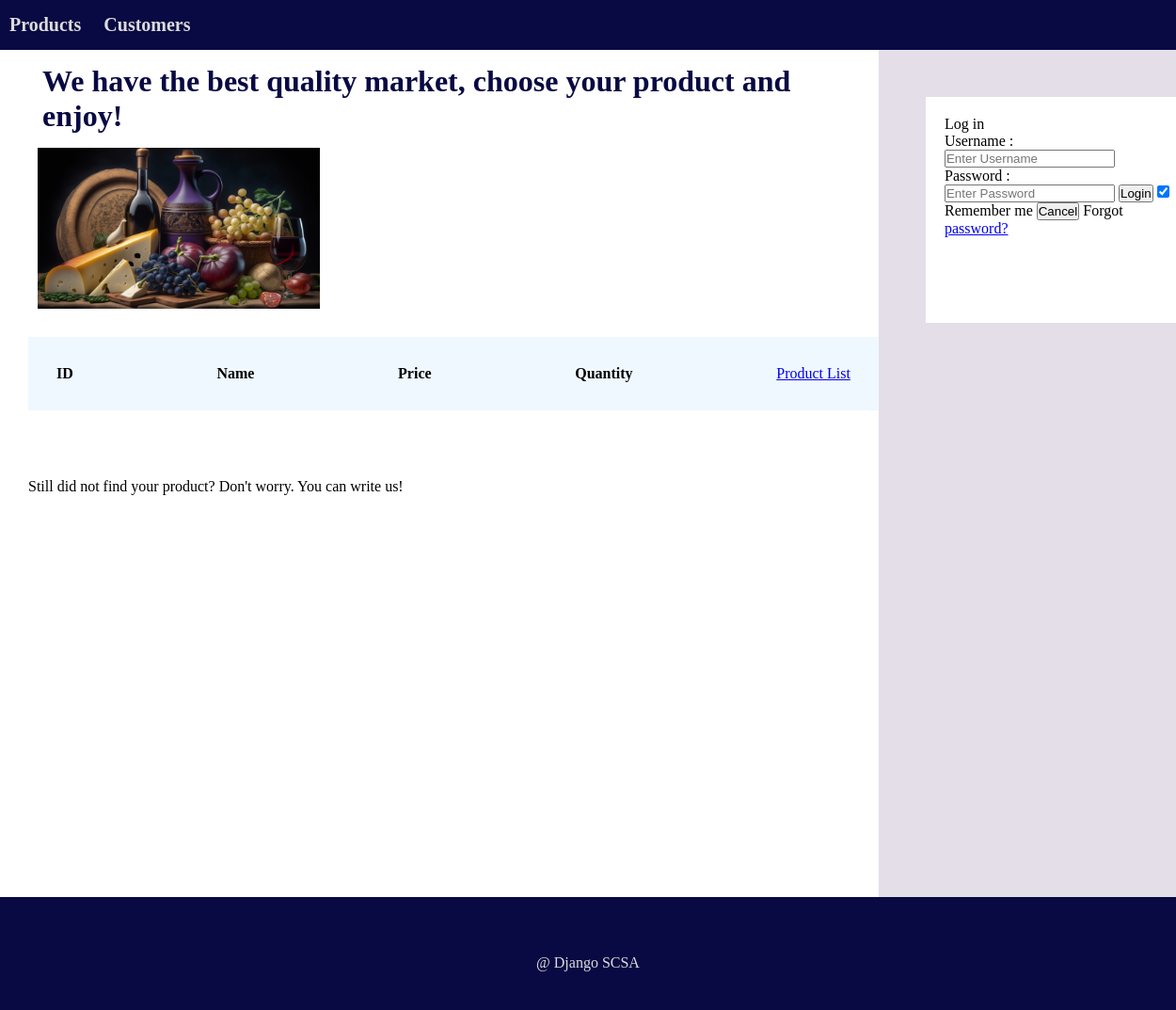
Page /home/product-list on the earlier database version.
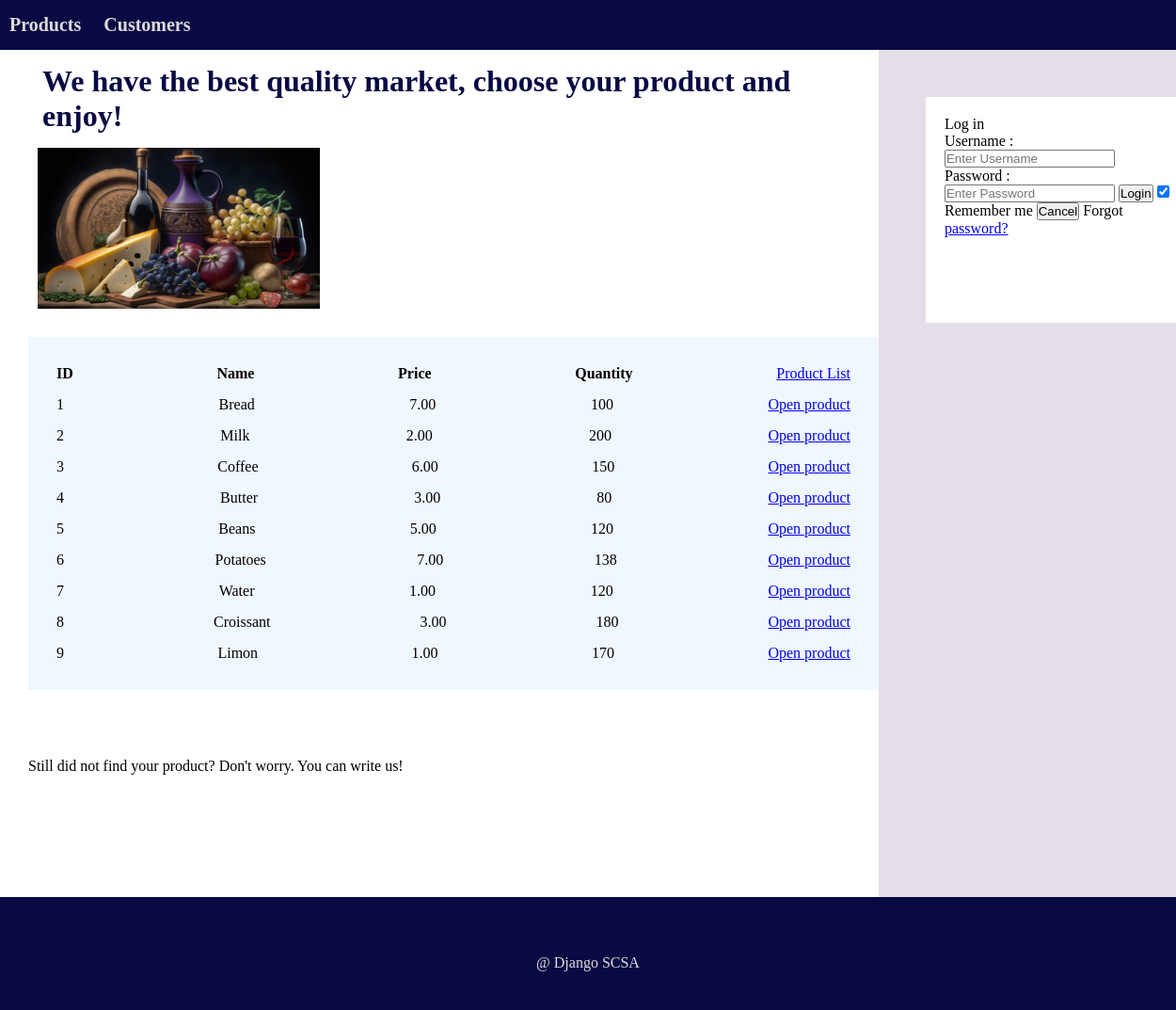
Same page on the later database version.
### products/models.py (models this page shows)
class Product(models.Model):
    name = models.CharField(max_length=30)
    price = models.DecimalField(max_digits=3, decimal_places=2)
    quantity = models.IntegerField()
    def __str__(self):
        return self.name

### products/views.py (the view)
# urls.py: path('product-list',productslistView, name="product-list"),
def productslistView(request):
    products = Product.objects.all()
    print(f"Product's items {products}")
    print(products.count())
    context = {
        'object_list': products,
    }
    template_name = "productslist.html"
    return render(request, template_name, context)

### templates/productslist.html (shortened to what this page needs)
{% extends 'base.html' %}
{% block content %}
{% load static %}
      <header>
        <h1>We have the best quality market, choose your product and enjoy! </h1>
        <img src="{% static 'images/food-g.png' %}" alt="Food" class="image-lists">
      <header>
      <div class="table">
        <div class="row">
          <div class="col"><h4>ID</h4></div>
          <div class="col"><h4>Name</h4></div>
          <div class="col"><h4>Price</h4></div>
          <div class="col"><h4>Quantity</h4></div>
          <div class="col">
              <a href="{% url 'product-list' %}">Product List</a>
          </div>
        </div>
        {% for product in object_list %}
        <div class="row">
          <div class="col"><p>{{product.id}}</p></div>
          <div class="col"><p>{{product.name}}</p></div>
          <div class="col"><p>{{product.price }}</p></div>
          <div class="col"><p>{{product.quantity}}</p></div>
          <div class="col">
            <a href="{% url 'product' product.id %}">Open product</a>
          </div>
        </div>
      {% endfor %}
    </div>
      <br>
      <br>
      <br>
      <br>
      <p>Still did not find your product? Don't worry. You can write us! </p>
      <br>
      <br>
  {% endblock %}

### templates/base.html (shortened to what this page needs)
{% load static %}
<!DOCTYPE html>
<html>
<head>
  <link rel="stylesheet" type="text/css" href="{% static 'css/styles.css' %}">
</head>
<body>
  <nav>
    <ul>
      <li class="navigator"><a href="{% url 'product-list' %}">Products</a></li>
      <li class="navigator"><a href="{% url 'customers' %}">Customers</a></li>
    </ul>
  </nav>
  <div class="container">
    <main>
      {% block content %}
      {% endblock %}
    </main>
    <div class="sider">
      <div class="form-login">
        Log in
        <form action="" method="post">
          <label>Username : </label>
            <input type="text" placeholder="Enter Username" name="username" required>
            <label>Password : </label>
            <input type="password" placeholder="Enter Password" name="password" required>
            <button type="submit">Login</button>
            <input type="checkbox" checked="checked"> Remember me
            <button type="button" class="cancelbtn"> Cancel</button>
            Forgot <a href="#"> password? </a>
        </form>
      </div>
    </div>
  </div>
  <footer>
    <div>@ Django SCSA</div>
  </footer>
</body>
</html>

### static/css/styles.css (style rules this page uses)
* { margin:0; padding:0 }
body { background-color: rgb(9, 9, 67); }
h2, h1 { color: rgb(9, 9, 67); margin: 15px; }
header { width: 100%; }
.container { display: flex; justify-content: space-between; background-color: white; min-height: 900px; width: 100%; padding-left: 30px; }
.row { display: flex; justify-content:space-between; padding: 5px; margin: 5px; border-color: rgb(31, 29, 29); }
.table { background-color:aliceblue; padding: 20px; }
.image-lists { display: flex; width: 300px; margin: 10px; padding-bottom: 20px;; }
.navigator { display: inline-block; padding: 10px; font-weight: bold; }
nav { background-color: rgb(9, 9, 67); width: 100%; padding-right: 40px; padding-bottom: 5px; padding-top: 5px; }
nav a { color:gainsboro; text-decoration: none; font-size: 20px; }
.sider { width: 20%; padding: 50px; background-color: rgb(228, 222, 233); }
footer { display: flex; justify-content: center; margin-top: 20px; background-color: rgb(9, 9, 67); height:100px; }
footer div { display: flex; align-items: center; color: gainsboro; }
.form-login { padding: 20px; background-color:white; width: 100%; height: 200px; }

Differences in the rows shown:
added Product: id "1", name "Bread", price "7.00", quantity "100"
added Product: id "2", name "Milk", price "2.00", quantity "200"
added Product: id "3", name "Coffee", price "6.00", quantity "150"
added Product: id "4", name "Butter", price "3.00", quantity "80"
added Product: id "5", name "Beans", price "5.00", quantity "120"
added Product: id "6", name "Potatoes", price "7.00", quantity "138"
added Product: id "7", name "Water", price "1.00", quantity "120"
added Product: id "8", name "Croissant", price "3.00", quantity "180"
added Product: id "9", name "Limon", price "1.00", quantity "170"
